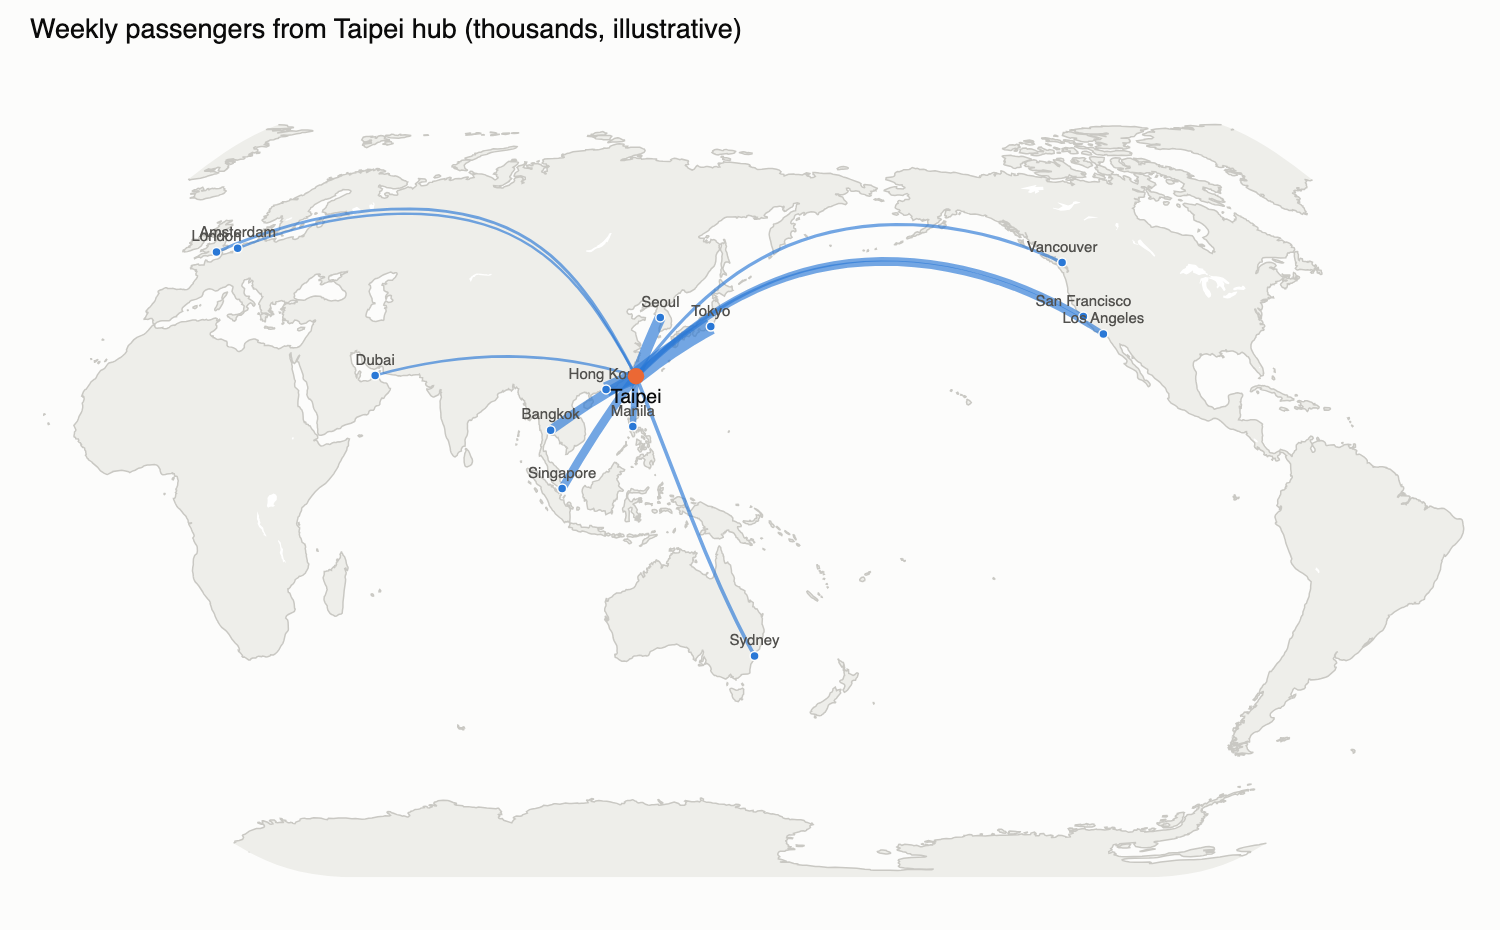

This figure's Python source:
"""
Flow Map (origin–destination)  -  family: Spatial

DESIGN PURPOSE
Draws lines between origins and destinations on a map, with line width (or
opacity) encoding the volume of movement. It combines geography with flow.

WHEN TO USE
  - Show movement between places (flights, migration, trade, capital flows)
  - Show hub-and-spoke networks where geography matters

AVOID WHEN
  - There are many crossing routes (it becomes a hairball; aggregate, or use a
    chord diagram or matrix)
  - The geography is irrelevant to the story (use a Sankey diagram)

ALTERNATIVES
  - Sankey diagram
  - Chord diagram
  - Origin–destination matrix heatmap

EXAMPLE
Weekly passengers (thousands, illustrative) on routes out of a Taipei hub
airport.

Run:  python flow_map.py
"""
import sys
from pathlib import Path

import numpy as np
import pandas as pd
import plotly.express as px
import plotly.graph_objects as go
import plotly.io as pio

PALETTE = ["#2a78d6", "#eb6834", "#1baf7a", "#eda100",
           "#e87ba4", "#008300", "#6250d6", "#e34948"]
pio.templates["vizlib"] = go.layout.Template(layout=dict(
    colorway=PALETTE, font=dict(family="Helvetica, Arial, sans-serif", size=13, color="#0b0b0b"),
    paper_bgcolor="#fcfcfb", plot_bgcolor="#fcfcfb", title=dict(x=0.02, xanchor="left"),
    xaxis=dict(gridcolor="#e6e5e1", linecolor="#c9c8c3", zeroline=False),
    yaxis=dict(gridcolor="#e6e5e1", linecolor="#c9c8c3", zeroline=False),
))
pio.templates.default = "plotly_white+vizlib"

# --- Example data ------------------------------------------------------------
hub = ("Taipei", 25.08, 121.23)
df = pd.DataFrame([
    ("Tokyo", 35.55, 139.78, 62), ("Seoul", 37.46, 126.44, 41), ("Hong Kong", 22.31, 113.91, 55),
    ("Singapore", 1.36, 103.99, 30), ("Bangkok", 13.69, 100.75, 34), ("Manila", 14.51, 121.02, 22),
    ("Los Angeles", 33.94, -118.41, 18), ("San Francisco", 37.62, -122.38, 14),
    ("Vancouver", 49.19, -123.18, 9), ("London", 51.47, -0.45, 8), ("Amsterdam", 52.31, 4.76, 6),
    ("Sydney", -33.94, 151.18, 11), ("Dubai", 25.25, 55.36, 7),
], columns=["dest", "lat", "lon", "pax_k"])
df.head()

# --- Plot --------------------------------------------------------------------
fig = go.Figure()
for _, r in df.iterrows():
    fig.add_trace(go.Scattergeo(
        lon=[hub[2], r.lon], lat=[hub[1], r.lat], mode="lines",
        line=dict(width=0.6 + r.pax_k / 6, color=PALETTE[0]), opacity=0.65,
        hoverinfo="text", text=f"{hub[0]} → {r.dest}: {r.pax_k}k pax/week", showlegend=False))
fig.add_trace(go.Scattergeo(
    lon=df.lon, lat=df.lat, text=df.dest, mode="markers+text", textposition="top center",
    marker=dict(size=6, color=PALETTE[0], line=dict(color="#fcfcfb", width=1)),
    textfont=dict(size=10, color="#52514e"), showlegend=False, hoverinfo="skip"))
fig.add_trace(go.Scattergeo(lon=[hub[2]], lat=[hub[1]], text=[hub[0]], mode="markers+text",
                            textposition="bottom center", marker=dict(size=11, color=PALETTE[1]),
                            showlegend=False))
fig.update_geos(projection_type="natural earth", projection_rotation=dict(lon=150),
                showframe=False, landcolor="#eeeeea", coastlinecolor="#c9c8c3",
                bgcolor="#fcfcfb", showcountries=False)
fig.update_layout(title="Weekly passengers from Taipei hub (thousands, illustrative)",
                  margin=dict(l=10, r=10, t=50, b=10), height=500)

# --- Save / show -------------------------------------------------------------
out = Path(__file__).with_name(Path(__file__).stem + ".html")
fig.write_html(out, include_plotlyjs="cdn")
try:  # static preview; needs kaleido + a local Chrome
    fig.write_image(out.with_suffix(".png"), width=1000, height=620, scale=1.5)
except Exception:
    pass
print(f"saved {out}")
if "--no-show" not in sys.argv:
    fig.show()
